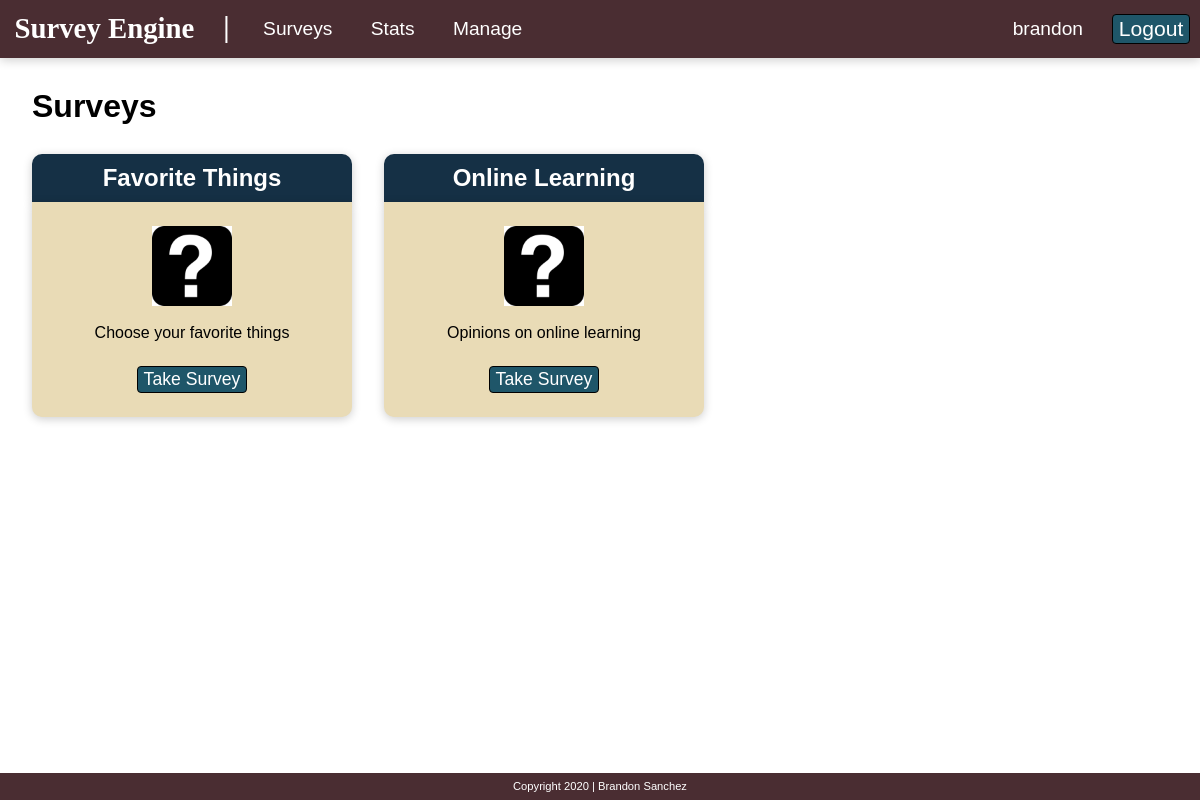
The app's page /home.php?login=success (signed in) with its own data.
### tables this page shows
CREATE TABLE `bsanchez_se_surveys` (
  `survey_id` int(11) NOT NULL AUTO_INCREMENT,
  `user_id` int(11) NOT NULL,
  `name` varchar(45) NOT NULL,
  `description` varchar(45) NOT NULL,
  `img_dest` varchar(100) NOT NULL,
  `num_responses` int(11) NOT NULL DEFAULT 0,
  PRIMARY KEY (`survey_id`)
);

### home.php (the view, shortened to what this page needs)
<?php
    require 'header.php';
?>
<main>
    <h1>Surveys</h1>
    <div id="container">
    <?php
        include_once 'includes/dbh_inc.php';
        $sql = 'SELECT * FROM bsanchez_se_surveys;';
        $statement = mysqli_stmt_init($conn);
        if(!mysqli_stmt_prepare($statement, $sql)) {
            echo "Failed sql";
        }
        else {
            mysqli_stmt_execute($statement);
            $result = mysqli_stmt_get_result($statement);
            while($row = mysqli_fetch_assoc($result)) {
                echo '<div class="store_card" id="store_'.$row['survey_id'].'">
                <h2>'.$row['name'].'</h2>
                <div class="bottom_card">
                    <img src="Uploads/Store/'.$row['img_dest'].'" height=80px><br>
                    <p class="store_descr">'.$row['description'].'</p>
                    <form method="POST" action="viewitems.php">
                    <button class="view_items button" type="submit" name="add_item" value='.$row['survey_id'].'>Take Survey</button>
                    </form>
                </div>
                </div>';
            }
        }
    ?>
    </div>
</main>
<?php
    require 'footer.php';
?>

### header.php (shortened to what this page needs)
<!DOCTYPE html>
<html>
    <head>
        <link href="CSS/reset.css" rel="stylesheet">
        <link href="CSS/header.css" rel="stylesheet">
        <link href="CSS/footer.css" rel="stylesheet">
        <link href="CSS/main.css" rel="stylesheet">
    </head>
    <body>
    <header>
        <nav>
            <ul>
                <li id="title">Survey Engine</li>
                <li id="dash">|</li>
                <li class="color"><a href="home.php">Surveys</a></li>
                <li class="color"><a href="stats.php">Stats</a></li>
                <li class="color" id="manage"><a href="manage.php">Manage</a></li>
                <?php echo '<li class="color" id="header_name">'.$_SESSION['username'].'</li>'; ?>
                <li class="color" id="button"><button onclick="location.href='Includes/logout_inc.php'" type="button">Logout</button></li>
            </ul>
        </nav>
    </header>

### footer.php
    <footer>
        <p>Copyright 2020 | Brandon Sanchez</p>
    </footer>
    </body>
<html>

### CSS/header.css (style rules this page uses)
nav a { text-decoration: none; }
header button { cursor: pointer; font-family: Helvetica; float: left; font-size: 1.1em; border-radius: 4px; border: solid black 1px; background-color: #1F5669; color: #fff; padding-top: .1em; padding-bottom: .1em; }
header ul { display: flex; flex-direction: row; flex-wrap: wrap; justify-content: center; align-items: center; background-color: #4A2D32; }
header li { padding: .7em; font-size: 1.1em; }
header a { text-decoration: none; color: white; }
#title { font-family: Candara; font-weight: bold; font-size: 2em; text-align: center; padding: 0.5em 0; margin: 0; flex-basis: 100%; background-color: white; }
header .color { color: white; }
#dash { display: none; }
@media only screen and (min-width: 700px) { #title { background-color: #4A2D32; flex-basis: auto; color: white; padding: .5em; font-size: 1.8em; } }
@media only screen and (min-width: 700px) { header ul { justify-content: flex-start; box-shadow: 0 2px 10px rgba(0, 0, 0, 0.2); } }
@media only screen and (min-width: 700px) { #dash { display: block; font-family: Candara; font-weight: bold; font-size: 1.8em; padding: .5em; padding-top: .4em; color: white; } }
@media only screen and (min-width: 700px) { header li { padding: .5em; font-size: 1.2em; } }
@media only screen and (min-width: 700px) { header .color { padding: .5em 1em; } }
@media only screen and (min-width: 700px) { header #button { padding: .5em; } }
@media only screen and (min-width: 700px) { header #header_name { margin-left: auto; } }

### CSS/footer.css (style rules this page uses)
footer { font-family: Helvetica; position: absolute; left: 0; bottom: 0; width: 100%; background-color: #4A2D32; color: white; padding-top: .7em; padding-bottom: .7em; text-align: center; font-size: 0.7em; }
body { font-family: Helvetica; position: relative; min-height: 100vh; }

### CSS/main.css (style rules this page uses)
.store_descr { margin-top: 1em; margin-bottom: 0.5em; }
main h2 { font-size: 1.5em; padding: 0.5em; background-color: #153045; border-top-left-radius: 10px; border-top-right-radius: 10px; color: white; box-shadow: 0 2px 10px rgba(0, 0, 0, 0.2); text-align: center; }
main h1 { font-size: 2em; padding: 1em 0em 0em 0em; margin-left: 1em; margin-bottom: 1em; }
main .store_card { width: 20em; margin: 0em 0em 0em 2em; }
main .bottom_card { background-color: #E9DBB6; justify-content: center; padding: 1.5em 2em; overflow: auto; border-bottom-left-radius: 10px; border-bottom-right-radius: 10px; box-shadow: 0 2px 10px rgba(0, 0, 0, 0.2); text-align: center; margin-bottom: 3em; }
main #container { display: flex; flex-wrap: wrap; justify-content: center; }
main .button { font-family: Helvetica; margin-top: 1.5em; font-size: 1.1em; border-radius: 4px; border: solid black 1px; background-color: #1F5669; color: #fff; padding-top: .1em; padding-bottom: .1em; cursor: pointer; }
main .store_descr { margin-top: 1em; }
main .view_items { margin-top: 1em; }
@media only screen and (min-width: 700px) { main #container { justify-content: flex-start; } }
@media only screen and (min-width: 700px) { main h1 { text-align: left; } }

### records on screen
bsanchez_se_surveys: name "Favorite Things", img_dest (placeholder picture), description "Choose your favorite things", $row['survey_id'] 9 (drawn)
bsanchez_se_surveys: name "Online Learning", img_dest (placeholder picture), description "Opinions on online learning", $row['survey_id'] 11 (drawn)

### other values on screen
$_SESSION['username'] "brandon"
